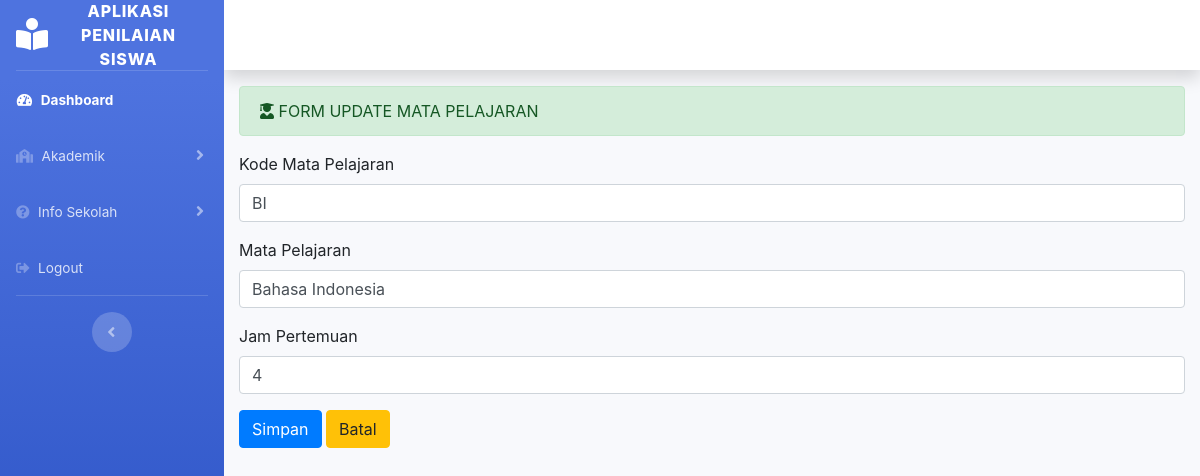
/Mata_pelajaran/update/BI, run on the app's committed database.
### tables this page shows
CREATE TABLE `mata_pelajaran` (
  `kode_mapel` varchar(15) NOT NULL,
  `mapel` varchar(50) DEFAULT NULL,
  `jp` varchar(10) NOT NULL
);

### application/controllers/Mata_pelajaran.php (called while the page is built, shortened)
<?php
class Mata_pelajaran extends CI_Controller{
	public function update($id){
		$where = array('kode_mapel' => $id);
		$data['mata_pelajaran'] = $this->mapel_model->edit_data($where,'mata_pelajaran')->result();
		$this->load->view("templates_administrator/header");
		$this->load->view("templates_administrator/sidebar");
		$this->load->view("administrator/mata_pelajaran_update", $data);
		$this->load->view("templates_administrator/footer");
	}
}

### index.php (called while the page is built, shortened)
<?php
require_once BASEPATH.'core/CodeIgniter.php';

### application/models/Mapel_model.php (called while the page is built, shortened)
<?php
class Mapel_model extends CI_Model{
	public function edit_data($where,$table){
		return $this->db->get_where($table,$where);
	}
}

### application/views/administrator/mata_pelajaran_update.php (the view, shortened to what this page needs)
<div class="container-fluid">
	<div class="alert alert-success" role="alert">
    <i class="fas fa-user-graduate"></i> FORM UPDATE MATA PELAJARAN
  </div>
  <?php foreach($mata_pelajaran as $mp) : ?>
      <?php echo form_open_multipart('Mata_pelajaran/update_aksi') ?>
  		<div class="form-group">
  			<label>Kode Mata Pelajaran</label>
  			<input type="text" name="kode_mapel" class="form-control" value="<?php echo $mp->kode_mapel ?>">
  		</div>
  		<div class="form-group">
  			<label>Mata Pelajaran</label>
  			<input type="text" name="mapel" class="form-control" value="<?php echo $mp->mapel ?>">
  		</div>
      <div class="form-group">
        <label>Jam Pertemuan</label>
        <input type="text" name="jp" class="form-control" value="<?php echo $mp->jp ?>">
      </div>
  		<button type="submit" class="btn btn-primary">Simpan</button>
      <button type="reset" class="btn btn-warning">Batal</button>
    <?php  endforeach; ?>
</div>

### data on the page
mata_pelajaran: kode_mapel "BI", mapel "Bahasa Indonesia", jp "4"
